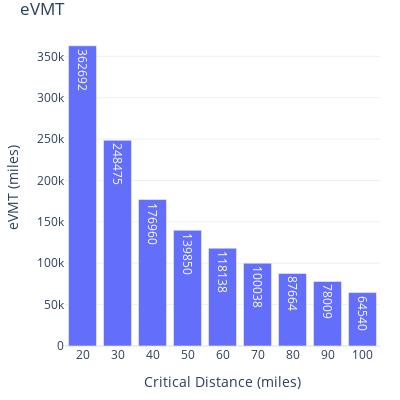

The cell this chart's notebook holds for it:
### Markdown cell above
#### 5.2 eVMT

### Code cell
fig = go.Figure(
    data=[
        go.Bar(
            name="eVMT",
            x=count_stats['param_value'],
            y=count_stats['evmt'],
            offsetgroup=1,
            text=count_stats['evmt'],
            textposition='auto',
        )
    ],
    layout=go.Layout(
        title="eVMT",
        yaxis_title="eVMT (miles)", 
        xaxis_title="Critical Distance (miles)", uniformtext_minsize=8, uniformtext_mode='hide', width=400, height=400
        
    )
)
fig.update_xaxes(type='category')

fig.update_layout(margin=dict(l=20, r=20, t=30, b=20), uniformtext_minsize=8, uniformtext_mode='hide', template='plotly_white')
fig.show()

### Figure 1 — Plotly figure (JSON) as saved in the notebook; plotly's stock layout.template omitted (floating-point values rounded to 4 significant figures)
{"data": [{"name": "eVMT", "offsetgroup": "1", "text": [362692, 248475, 176960, 139850, 118138, 100038, 87664, 78009, 64540], "textposition": "auto", "type": "bar", "x": [20, 30, 40, 50, 60, 70, 80, 90, 100], "y": [362692, 248475, 176960, 139850, 118138, 100038, 87664, 78009, 64540]}], "layout": {"height": 400, "legend": {"x": 0.8, "xanchor": "right", "y": 0.99, "yanchor": "top"}, "margin": {"b": 20, "l": 20, "r": 20, "t": 30}, "title": {"text": "eVMT"}, "uniformtext": {"minsize": 8, "mode": "hide"}, "width": 400, "xaxis": {"autorange": true, "range": [-0.5, 8.5], "title": {"text": "Critical Distance (miles)"}, "type": "category"}, "yaxis": {"autorange": true, "range": [0, 381800.0], "title": {"text": "eVMT (miles)"}, "type": "linear"}}}
